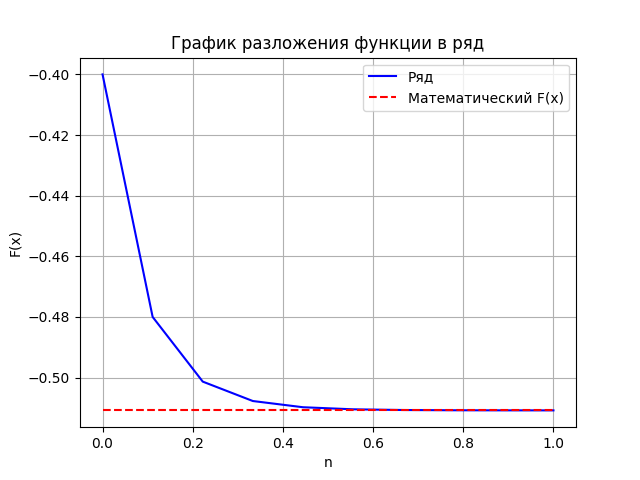

Here is the Python script that generated this plot:
import Input_data
import math
import numpy as np
from tabulate import tabulate
from statistics import median, mode, variance, stdev
import matplotlib.pyplot as plt

"""
a) determination of additional parameters arithmetic mean of sequence elements, median, mode, variance, sequence COEX;
b) using the matplotlib library, draw graphs of different colors in the same coordinate axis:
"""
class SequenceAnalyzer:
    def __init__(self, sequence):
        self.sequence = sequence

    def calculate_mean(self):
        return sum(self.sequence) / len(self.sequence)

    def calculate_median(self):
        return median(self.sequence)

    def calculate_mode(self):
        return mode(self.sequence)

    def calculate_variance(self):
        return variance(self.sequence)

    def calculate_standard_deviation(self):
        return stdev(self.sequence)


def calculate_actual_value(x):
    return math.log(1 - x)


class SequenceCalculator(SequenceAnalyzer):
    def __init__(self, max_iterations, eps):
        super().__init__([])
        self.max_iterations = max_iterations
        self.eps = eps

    def calculate_sequence(self, x):
        result = 0
        n = 1
        term = -x
        while abs(term) > self.eps and n <= self.max_iterations:
            result += term
            term = - (x ** (n + 1)) / (n + 1)
            self.sequence.append(result)
            n += 1
        return result

    def generate_table(self, x, result, actual_value):
        table_data = [[x, len(self.sequence), result, actual_value, self.eps]]
        table_headers = ["x", "Итерации", "F(x)", "Математический F(x)", "Точность"]
        table = tabulate(table_data, headers=table_headers, floatfmt=".8f")
        return table


def Task3():
    max_iterations = 500
    while True:
        x = Input_data.input_data("Введите x: ", float, -1, 1)
        if x == -1:
            print("Ошибка: Значение должно быть больше или равно -1. Пожалуйста, введите корректное значение.")
        elif x == 1:
            print("Ошибка: Значение должно быть меньше или равно 1. Пожалуйста, введите корректное значение.")
        else:
            break
    eps = Input_data.input_data("Введите eps: ", float, None, 1)
    if eps == 1:
        print("Ошибка: Значение должно быть меньше 1. Пожалуйста, введите корректное значение.")

    calculator = SequenceCalculator(max_iterations, eps)
    result = calculator.calculate_sequence(x)
    actual_value = calculate_actual_value(x)
    table = calculator.generate_table(x, result, actual_value)

    print(table)
    print("Среднее арифметическое:", calculator.calculate_mean())
    print("Медиана:", calculator.calculate_median())
    print("Мода:", calculator.calculate_mode())
    print("Дисперсия:", calculator.calculate_variance())
    print("Стандартное отклонение:", calculator.calculate_standard_deviation())

    x_values = np.linspace(0, 1, len(calculator.sequence))
    y_values = calculator.sequence

    plt.plot(x_values, y_values, color="blue", label="Ряд")
    plt.plot(x_values, [calculate_actual_value(x)] * len(calculator.sequence), color="red",linestyle="--", label="Математический F(x)")
    plt.xlabel('n')
    plt.ylabel('F(x)')
    plt.legend()
    plt.grid(True)
    plt.title("График разложения функции в ряд")

    plt.savefig("Task3.png")

    plt.show()
